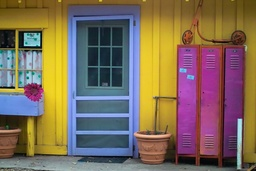
#> input picture Ex0/Images/im1.jpg, 256 x 171 px, shrunk from 2268 x 1512 before the run
$ python ex0Driver.py
#> lines starting #> are read from the running program, lines starting #| are printed output that depends on the picture
### Ex0/ex0.py
import numpy as np

# Task 1: Some numerical programming in python

# 1 a
def retrunRandomMatrixWithMinMax(N):
    matrix = np.random.uniform(0, 1, (N, N))

    minimum = matrix.min()
    maximum = matrix.max()
    argmin = matrix.argmin()
    minInd = (int(argmin / N), argmin % N)
    argmax = matrix.argmax()
    maxInd = (int(argmax / N), argmax % N)

    return matrix, minimum, minInd[0], minInd[1], maximum, maxInd[0], maxInd[1]

# 1 b
def cartesian2polar2D(cartezPoints):
    polarPoints = []
    for (x, y) in cartezPoints:
        r = np.sqrt(np.power(x, 2) + np.power(y, 2))
        phi = np.arctan2(y, x)
        polarPoints.append([r, phi])

    return np.matrix(polarPoints)

# Task 2: RGB to Grayscale conversion
def convertRGB2Gray(img, converMethod = "Luminosity"):
    image = np.copy(img)
    for i in range(0, len(img)):
        for j in range(0, len(img[i])):
            (R, G, B) = [int(value) for value in img[i][j]]
            pixel = np.array([R, G, B])
            val = 0
            if converMethod == "Lightness":
                maximum = pixel.max()
                minimum = pixel.min()
                val = float((minimum + maximum) / 2.0)
            elif converMethod == "Average":
                val = (R + G + B) / 3.0
            else:
                val = 0.21 * R + 0.72 * G + 0.07 * B
            image[i][j] = createPixelWithValue(val)
    return image

# Task 3: RGB to YIQ color space conversion

# 3 a
def rgb2yiq(img):
    image = np.copy(img)
    transformMatrix = np.array([[0.299, 0.587, 0.114],
                                [0.596, -0.274, -0.322],
                                [0.211, -0.523, 0.312]])
    for i in range(0, len(img)):
        for j in range(0, len(img[i])):
            pixel = img[i][j]
            val = np.dot(transformMatrix, pixel)
            image[i][j] = val
    return image

def yiq2rgb(img):
    image = np.copy(img)
    transformMatrix = np.array([[1, 0.956, 0.621],
                                [1, -0.272, -0.647],
                                [1, -1.106, 1.703]])
    for i in range(0, len(img)):
        for j in range(0, len(img[i])):
            pixel = img[i][j]
            val = np.dot(transformMatrix, pixel)
            for k in range(0, 3):
                if val[k] < 0:
                    val[k] = 0
            image[i][j] = val
    return image

def createPixelWithValue(val):
    intval = int(val)
    return [intval, intval, intval]

### Ex0/ex0Driver.py
# IMPR 2017, IDC
# ex0 driver

import numpy as np
import cv2
import matplotlib.pyplot as plt

import ex0

# to get fixed set of random numbers
np.random.seed(seed=0)


def test_1_a():
    Z, Zmin, ZminRow, ZminCol, Zmax, ZmaxRow, ZmaxCol = ex0.retrunRandomMatrixWithMinMax(10)
    print(Z)
    print(Zmin, ZminRow, ZminCol)
    print(Zmax, ZmaxRow, ZmaxCol)


def test_1_b():
    coords = np.random.random((5, 2))
    print(coords)
    p_coords = ex0.cartesian2polar2D(coords)
#> in test_2, img is the input picture: shape (171, 256, 3); mean B, G, R 90.8, 108.7, 126.2
    print(p_coords)


def test_2(imageName):
    img = cv2.imread(imageName);

    # reorder from BGR to RGB
    img = img[:, :, [2, 1, 0]]

    g_img_Lightness = ex0.convertRGB2Gray(img, 'Lightness')
#> the loop in convertRGB2Gray, `for i in range(0, len(img)):` made 171 passes
    g_img_Average = ex0.convertRGB2Gray(img, 'Average')
#> call 2 of convertRGB2Gray, with converMethod = 'Average'
#> after the loop in convertRGB2Gray (call 2), `for i in range(0, len(img)):`:
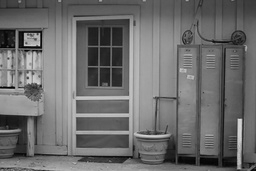
#> image: shape (171, 256, 3); min 1, max 218, mean 108.2
    g_img_Luminosity = ex0.convertRGB2Gray(img)
#> call 3 of convertRGB2Gray, with converMethod = 'Luminosity'
#> after the loop in convertRGB2Gray (call 3), `for i in range(0, len(img)):`:
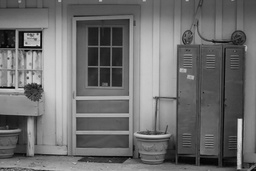
#> image: shape (171, 256, 3); min 0, max 219, mean 110.6
#> call 2 of test_2, with imageName = './Images/peppers.png'
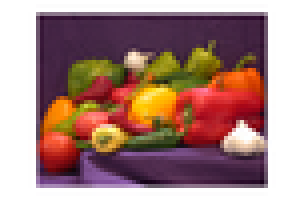
#> input picture Ex0/Images/peppers.png, 76 x 53 px, shrunk from 676 x 470 before the run (shown 4 times larger)
#> in test_2, img is the input picture: shape (53, 76, 3); mean B, G, R 132.5, 137.8, 171.4
#> call 4 of convertRGB2Gray, with converMethod = 'Lightness'
#> the loop in convertRGB2Gray (call 4), `for i in range(0, len(img)):` made 53 passes
#> after the loop in convertRGB2Gray (call 4), `for i in range(0, len(img)):`:
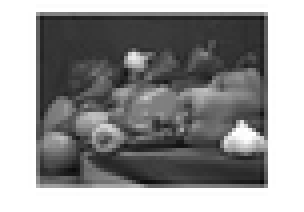
#> image: shape (53, 76, 3) (shown 4 times larger); min 12, max 255, mean 147
#> the loop in convertRGB2Gray (call 5), `for i in range(0, len(img)):` made 53 passes
#> after the loop in convertRGB2Gray (call 5), `for i in range(0, len(img)):`:
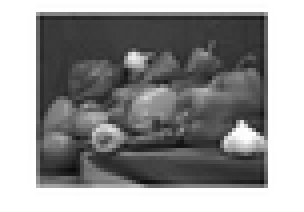
#> image: shape (53, 76, 3) (shown 4 times larger); min 11, max 255, mean 147
#> the loop in convertRGB2Gray (call 6), `for i in range(0, len(img)):` made 53 passes
#> after the loop in convertRGB2Gray (call 6), `for i in range(0, len(img)):`:
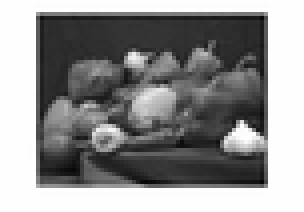
#> image: shape (53, 76, 3) (shown 4 times larger); min 6, max 254, mean 143.8

    f, ((ax1, ax2), (ax3, ax4)) = plt.subplots(2, 2, sharex='col', sharey='row')
    ax1.imshow(img), ax1.set_title('RGB image')
    ax2.imshow(g_img_Lightness, cmap='gray'), ax2.set_title('Grayscale image: Lightness')
    ax3.imshow(g_img_Average, cmap='gray'), ax3.set_title('Grayscale image: Average')
    ax4.imshow(g_img_Luminosity, cmap='gray'), ax4.set_title('Grayscale image: Luminosity')


def test_3(imageName):
#> called with imageName = './Images/im1.jpg'
    img = cv2.imread(imageName);

    # reorder from BGR to RGB
    img = img[:, :, [2, 1, 0]]

    # normalize to range [0 1]
    img = np.float32(img)
#> img: shape (171, 256, 3) float32
    img = img / 255

    img_yiq = ex0.rgb2yiq(img)
#> after the loop in rgb2yiq, `for i in range(0, len(img)):`:
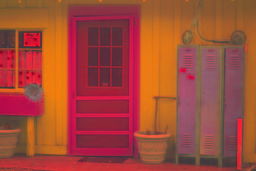
#> image: shape (171, 256, 3) float32; mean R, G, B 0.439, 0.0634, -0.00744; drawn with min black and max white
    img_rgb = ex0.yiq2rgb(img_yiq)

    f, ((ax1, ax2)) = plt.subplots(1, 2, sharex='col')
    ax1.imshow(img), ax1.set_title('Original RGB image')
    ax2.imshow(img_rgb), ax2.set_title('rgb2yiq->yiq2rgb image')


if __name__ == "__main__":
    # test 1.a.
    test_1_a()

    # test 1.b.
    test_1_b()

    # test 2.
    imageName = './Images/im1.jpg'
    test_2(imageName)

    imageName = './Images/peppers.png'
    test_2(imageName)

    # test 3.
    imageName = './Images/im1.jpg'
    test_3(imageName)
